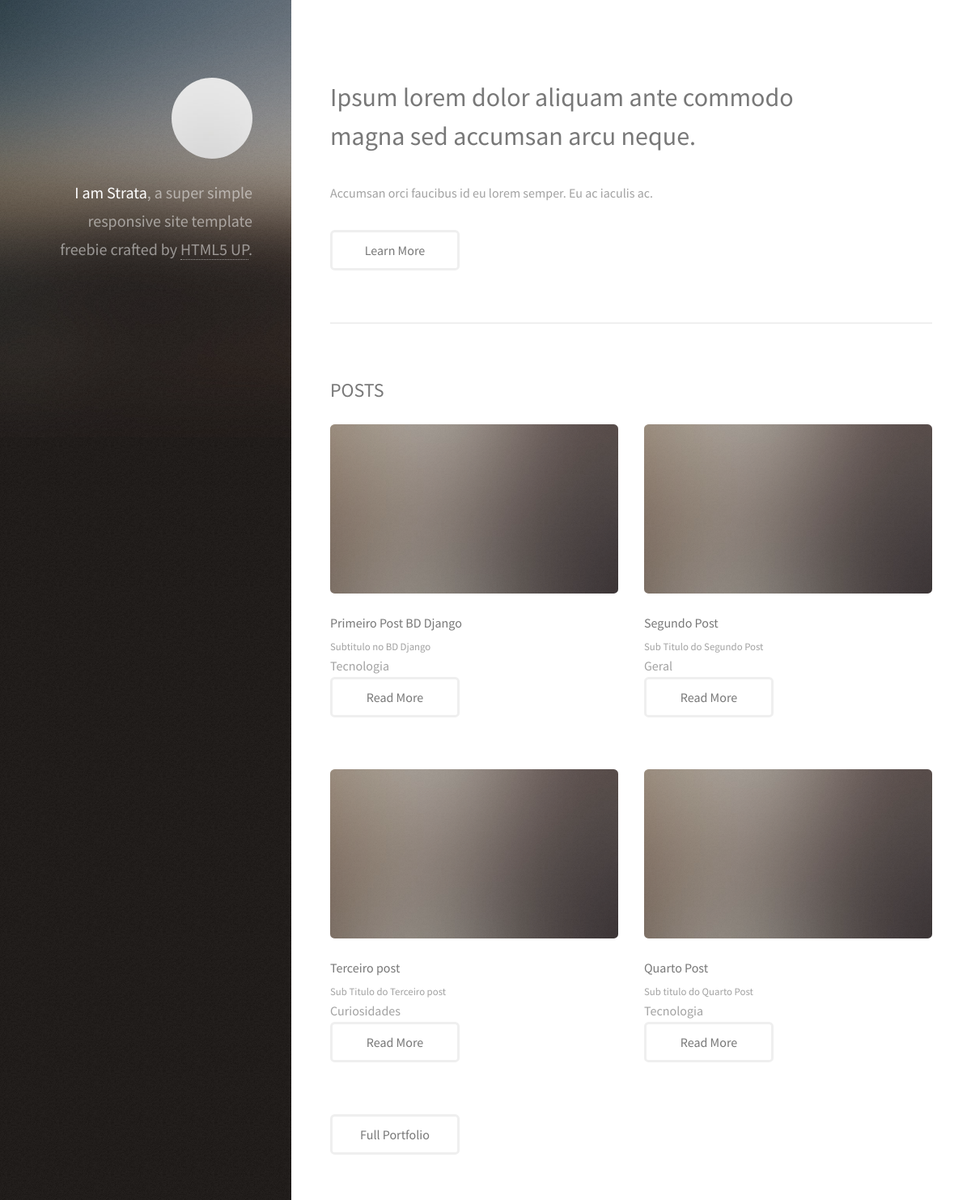
/blog/ (upper part), run on an earlier commit of the app's database.
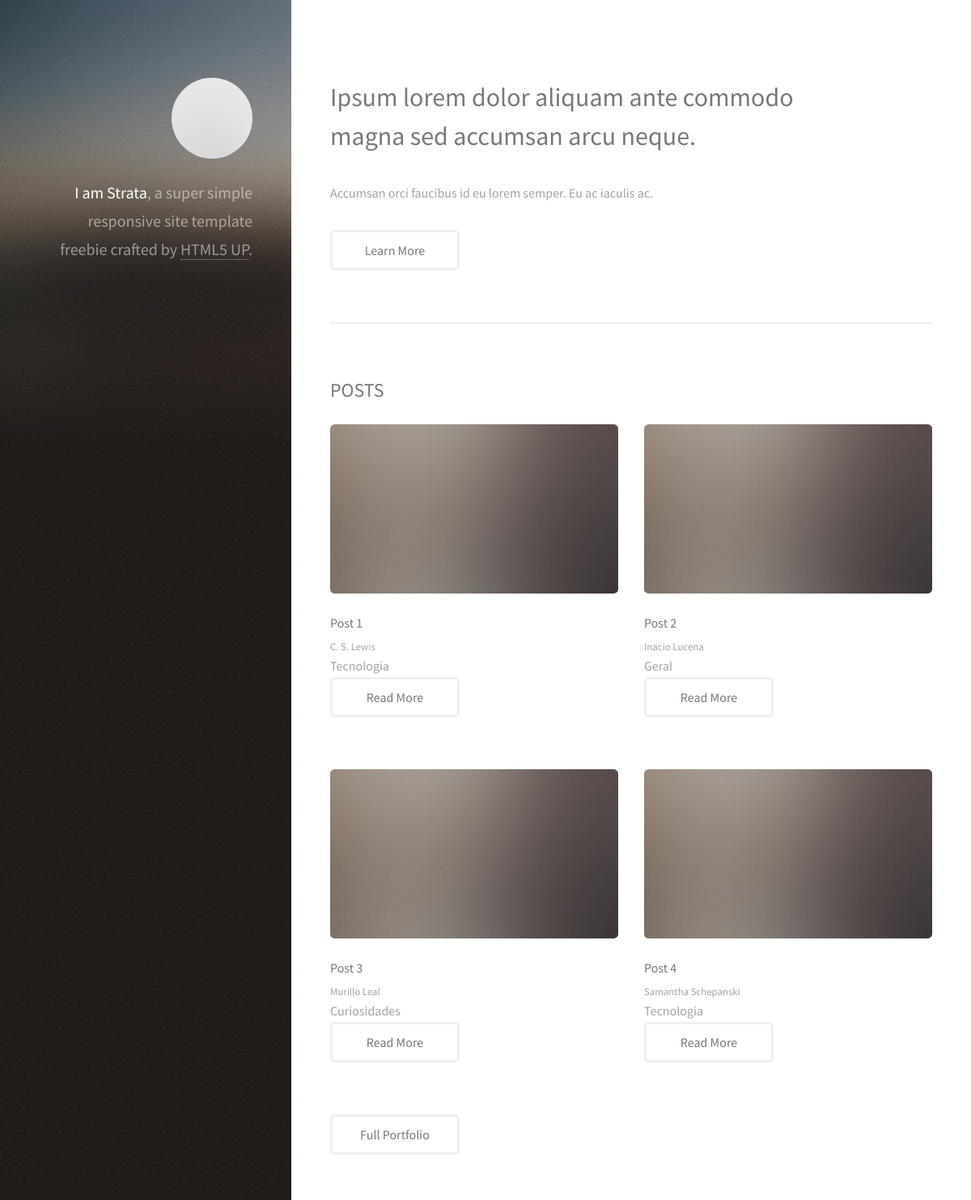
And on a later commit of the database.
### website/models.py (models this page shows, shortened)
class Post(models.Model):
    title = models.CharField(max_length=100)
    sub_title = models.CharField(max_length=200)
    content = models.TextField()
    categories = models.CharField(
        max_length=2,
        choices=Categorias.choices,
        default=Categorias.GR,
    )
    deleted = models.BooleanField(default=True)
    def get_category_label(self):
        return self.get_categories_display()

### website/views.py (the view)
# urls.py: path('', hello_blog, name='home_blog'),
def hello_blog(request):
    list_posts = Post.objects.filter(deleted=False)
    data = {'name': 'Curso de Django3',
            'posts': list_posts }
    return render(request, 'index.html', data)

### website/templates/index.html (shortened to what this page needs)
{% load static %}
<!DOCTYPE HTML>
<html>
	<head>
		<link rel="stylesheet" href="{% static 'assets/css/main.css' %}" />
	</head>
	<body class="is-preload">
			<header id="header">
				<div class="inner">
					<a href="#" class="image avatar"><img src="{% static 'images/avatar.jpg' %}" alt="" /></a>
					<h1><strong>I am Strata</strong>, a super simple<br />
					responsive site template freebie<br />
					crafted by <a href="http://html5up.net">HTML5 UP</a>.</h1>
				</div>
			</header>
			<div id="main">
					<section id="one">
						<header class="major">
							<h2>Ipsum lorem dolor aliquam ante commodo<br />
							magna sed accumsan arcu neque.</h2>
						</header>
						<p>Accumsan orci faucibus id eu lorem semper. Eu ac iaculis ac.</p>
						<ul class="actions">
							<li><a href="#" class="button">Learn More</a></li>
						</ul>
					</section>
					<section id="two">
						<h2>POSTS</h2>
						<div class="row">
                            {%for post in posts %}
                            <article class="col-6 col-12-xsmall work-item">
                                <a href="{% static 'images/fulls/01.jpg' %}" class="image fit thumb">
                                    <img src="{% static 'images/thumbs/01.jpg' %}" alt="" /></a>
                                <h3>{{ post.title }}</h3>
                                <p>{{ post.sub_title }}</p>
                                <samp>{{ post.get_category_label }}</samp>
                                <ul class="actions">
                                    <li><a href="{% url 'post_detail' post.id %}" class="button">Read More</a></li>
                                </ul>
                            </article>
                            {% endfor %}
						</div>
						<ul class="actions">
							<li><a href="#" class="button">Full Portfolio</a></li>
						</ul>
					</section>
            </div>
	</body>
</html>

What changed in the data, as far as the page shows it:
changed Post: title "Primeiro Post BD Django" → "Post 1"; sub_title "Subtitulo no BD Django" → "C. S. Lewis"
changed Post "Geral": title "Segundo Post" → "Post 2"; sub_title "Sub Titulo do Segundo Post" → "Inacio Lucena"
changed Post "Curiosidades": title "Terceiro post" → "Post 3"; sub_title "Sub Titulo do Terceiro post" → "Murillo Leal"
changed Post: title "Quarto Post" → "Post 4"; sub_title "Sub titulo do Quarto Post" → "Samantha Schepanski"
